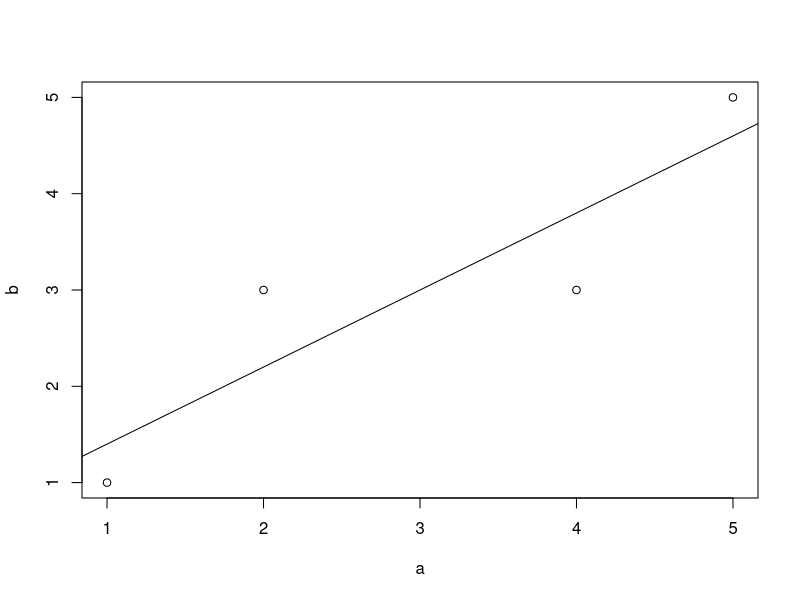

Here is the R script that generated this plot:
#creating vectors for the given numbers 
a <- c(1,2,4,5)
b <- c(1,3,3,5)

#this prints my vectors in my command line
print(a)
print(b)

plot(a,b)

#had to switch a&b values because putting a first results in wrong answer. 
lm(b ~ a)
#line of best fit
abline(lm(b~a))
